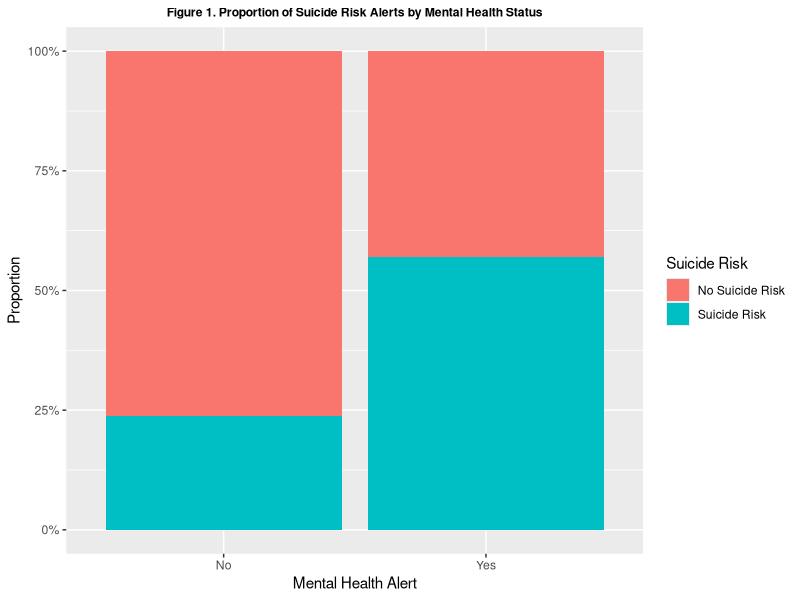
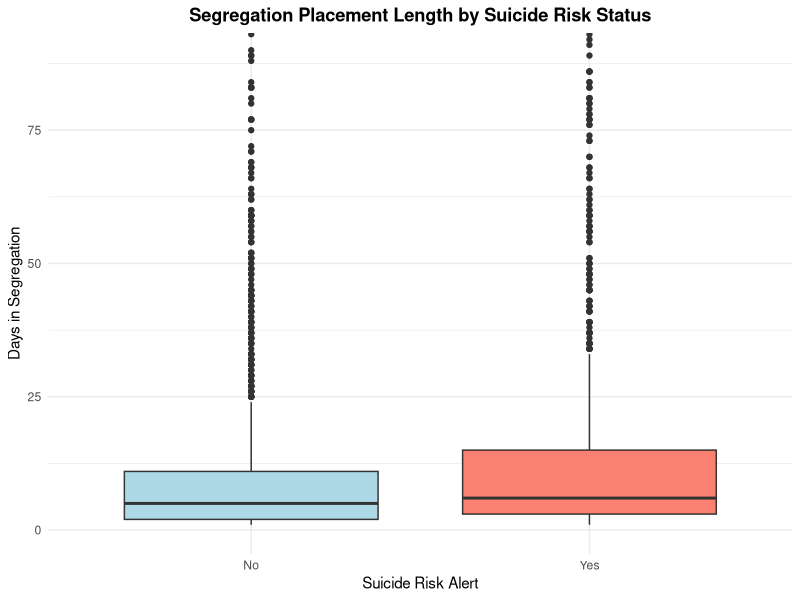

Write R code to recreate these figures, in order.
## ---- chunk 1
knitr::opts_chunk$set(echo = TRUE)
## ---- chunk 2
library(tidyverse)
library(lubridate)
library(dplyr)
library(ggplot2)
library(knitr)
seg = read.csv("solgen-individuals-in-seg-2018.csv")
seg = seg %>% rename(Seg_length = Segregation.placement.length..in.days.) %>% 
  rename(Reason = Primary.reason.for.segregation)
## ---- chunk 3
mental_suicide = seg %>% group_by(Mental.health.alert, Suicide.risk.alert) %>%
  summarise(count = n(), .groups = "drop") %>%
  group_by(Mental.health.alert) %>% mutate(percentage = count/sum(count) * 100)

ggplot(mental_suicide, aes(x = factor(Mental.health.alert), 
                           y = percentage, 
                           fill = factor(Suicide.risk.alert, labels = c("No Suicide Risk", "Suicide Risk")))) +
  geom_bar(stat = "identity", position = "fill") +
  labs(title = "Figure 1. Proportion of Suicide Risk Alerts by Mental Health Status",
       x = "Mental Health Alert", 
       y = "Proportion",
       fill = "Suicide Risk") +
  scale_y_continuous(labels = scales::percent) +
  theme(plot.title = element_text(hjust = 0.5, face = "bold", size = rel(0.8)))
## ---- chunk 4
getting_outliers = function(seg_length){
  Q1 = quantile(seg_length, 0.25, na.rm = TRUE)
  Q3 = quantile(seg_length, 0.75, na.rm = TRUE)
  IQR = Q3 - Q1
  lower_bound = Q1 - 1.5 * IQR
  upper_bound = Q3 + 1.5 * IQR
  outliers = seg_length[seg_length > upper_bound | seg_length < lower_bound]
  return(list(outliers = outliers, upper_bound = upper_bound))
  
}

seg_no_risk = seg$Seg_length[seg$Suicide.risk.alert == "No"]
seg_yes_risk = seg$Seg_length[seg$Suicide.risk.alert == "Yes"]

outlier_no = getting_outliers(seg_no_risk)
outlier_yes = getting_outliers(seg_yes_risk)


outlier_table = data.frame(
  Suicide_Risk = c("No", "Yes"),
  Total_N = c(length(seg_no_risk), length(seg_yes_risk)),
  Outlier_Count = c(length(outlier_no$outliers), length(outlier_yes$outliers)),
  Outlier_Percent = c(round(length(outlier_no$outliers) / length(seg_no_risk) * 100, 1),
                      round(length(outlier_yes$outliers) / length(seg_yes_risk) * 100, 1)),
  Outlier_Range = c(paste(round(min(outlier_no$outliers), 1), "-", round(max(outlier_no$outliers), 1)),
                    paste(round(min(outlier_yes$outliers), 1), "-", round(max(outlier_yes$outliers), 1)))
)
kable(outlier_table, 
      caption = "Outlier Summary by Suicide Risk Status",
      col.names = c("Suicide Risk", "Total N", "Outlier Count", "Outlier (%)", "Outlier Range"),
      align = c('l', 'c', 'c', 'c', 'c'))
## ---- chunk 5
ggplot(seg, aes(x = factor(Suicide.risk.alert, labels = c("No", "Yes")), 
                          y = Seg_length)) +
  geom_boxplot(fill = c("lightblue", "salmon")) +
  coord_cartesian(ylim = c(0, quantile(seg$Seg_length, 0.95))) +
  labs(title = "Segregation Placement Length by Suicide Risk Status",
       x = "Suicide Risk Alert", 
       y = "Days in Segregation") +
  theme_minimal() +
  theme(plot.title = element_text(hjust = 0.5, face = "bold"))
